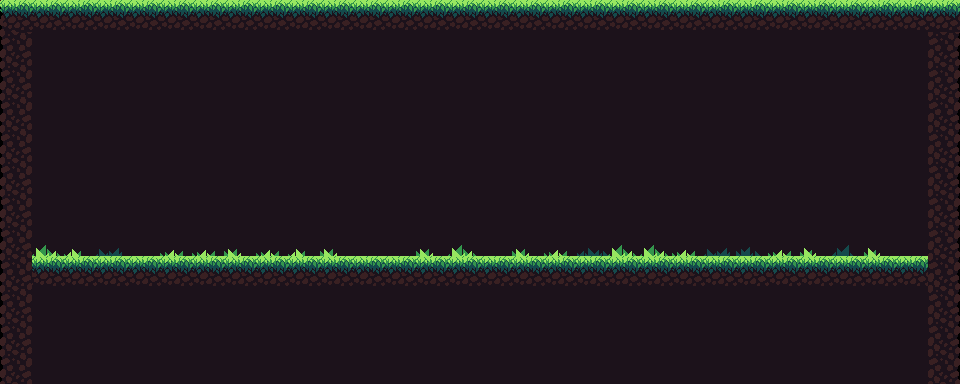

The image is a tile-based game level rendered from a .tmx file. Its description and complete source (layers, tilesets, objects, tile grids) follow:
An orthogonal 30x12 tile map with 32x32 px tiles, 3 tile layers (env, floor, items), 6 tilesets and 4 objects (finishFlag, bossFlag, hero, goblinking).

<map version="1.0" tiledversion="1.1.6" orientation="orthogonal" renderorder="right-down" width="30" height="12" tilewidth="32" tileheight="32" infinite="0" nextobjectid="24">
 <tileset firstgid="1" source="TileSet.tsx" />
 <tileset firstgid="43" source="ladder.tsx" />
 <tileset firstgid="49" source="food.tsx" />
 <tileset firstgid="64" source="pointer.tsx" />
 <tileset firstgid="66" source="trees.tsx" />
 <tileset firstgid="70" source="grass.tsx" />
 <layer name="env" width="30" height="12">
  <data encoding="csv">
8,9,9,9,9,9,9,9,9,9,9,9,9,9,9,9,9,9,9,9,9,9,9,9,9,9,9,9,9,10,
8,9,9,9,9,9,9,9,9,9,9,9,9,9,9,9,9,9,9,9,9,9,9,9,9,9,9,9,9,10,
8,9,9,9,9,9,9,9,9,9,9,9,9,9,9,9,9,9,9,9,9,9,9,9,9,9,9,9,9,10,
8,9,9,9,9,9,9,9,9,9,9,9,9,9,9,9,9,9,9,9,9,9,9,9,9,9,9,9,9,10,
8,9,9,9,9,9,9,9,9,9,9,9,9,9,9,9,9,9,9,9,9,9,9,9,9,9,9,9,9,10,
8,9,9,9,9,9,9,9,9,9,9,9,9,9,9,9,9,9,9,9,9,9,9,9,9,9,9,9,9,10,
8,9,9,9,9,9,9,9,9,9,9,9,9,9,9,9,9,9,9,9,9,9,9,9,9,9,9,9,9,10,
8,9,9,9,9,9,9,9,9,9,9,9,9,9,9,9,9,9,9,9,9,9,9,9,9,9,9,9,9,10,
8,0,0,0,0,0,0,0,0,0,0,0,0,0,0,0,0,0,0,0,0,0,0,0,0,0,0,0,0,10,
8,0,0,0,0,0,0,0,0,0,0,0,0,0,0,0,0,0,0,0,0,0,0,0,0,0,0,0,0,10,
8,0,0,0,0,0,0,0,0,0,0,0,0,0,0,0,0,0,0,0,0,0,0,0,0,0,0,0,0,10,
8,0,0,0,0,0,0,0,0,0,0,0,0,0,0,0,0,0,0,0,0,0,0,0,0,0,0,0,0,10
</data>
 </layer>
 <layer name="floor" width="30" height="12">
  <data encoding="csv">
1,2,2,2,2,2,2,2,2,2,2,2,2,2,2,2,2,2,2,2,2,2,2,2,2,2,2,2,2,2,
11,0,0,0,0,0,0,0,0,0,0,0,0,0,0,0,0,0,0,0,0,0,0,0,0,0,0,0,0,11,
11,0,0,0,0,0,0,0,0,0,0,0,0,0,0,0,0,0,0,0,0,0,0,0,0,0,0,0,0,11,
11,0,0,0,0,0,0,0,0,0,0,0,0,0,0,0,0,0,0,0,0,0,0,0,0,0,0,0,0,11,
11,0,0,0,0,0,0,0,0,0,0,0,0,0,0,0,0,0,0,0,0,0,0,0,0,0,0,0,0,11,
11,0,0,0,0,0,0,0,0,0,0,0,0,0,0,0,0,0,0,0,0,0,0,0,0,0,0,0,0,11,
11,0,0,0,0,0,0,0,0,0,0,0,0,0,0,0,0,0,0,0,0,0,0,0,0,0,0,0,0,11,
11,79,72,71,0,75,75,74,75,72,74,0,0,74,79,0,74,75,73,79,79,75,71,78,75,70,76,70,0,11,
11,2,2,2,2,2,2,2,2,2,2,2,2,2,2,2,2,2,2,2,2,2,2,2,2,2,2,2,2,11,
11,9,9,9,9,9,9,9,9,9,9,9,9,9,9,9,9,9,9,9,9,9,9,9,9,9,9,9,9,11,
11,9,9,9,9,9,9,9,9,9,9,9,9,9,9,9,9,9,9,9,9,9,9,9,9,9,9,9,9,11,
11,9,9,9,9,9,9,9,9,9,9,9,9,9,9,9,9,9,9,9,9,9,9,9,9,9,9,9,9,11
</data>
 </layer>
 <layer name="items" width="30" height="12">
  <data encoding="csv">
0,0,0,0,0,0,0,0,0,0,0,0,0,0,0,0,0,0,0,0,0,0,0,0,0,0,0,0,0,0,
0,0,0,0,0,0,0,0,0,0,0,0,0,0,0,0,0,0,0,0,0,0,0,0,0,0,0,0,0,0,
0,0,0,0,0,0,0,0,0,0,0,0,0,0,0,0,0,0,0,0,0,0,0,0,0,0,0,0,0,0,
0,0,0,0,0,0,0,0,0,0,0,0,0,0,0,0,0,0,0,0,0,0,0,0,0,0,0,0,0,0,
0,0,0,0,0,0,0,0,0,0,0,0,0,0,0,0,0,0,0,0,0,0,0,0,0,0,0,0,0,0,
0,0,0,0,0,0,0,0,0,0,0,0,0,0,0,0,0,0,0,0,0,0,0,0,0,0,0,0,0,0,
0,0,0,0,0,0,0,0,0,0,0,0,0,0,0,0,0,0,0,0,0,0,0,0,0,0,0,0,0,0,
0,0,0,0,0,0,0,0,0,0,0,0,0,0,0,0,0,0,0,0,0,0,0,0,0,0,0,0,0,0,
0,0,0,0,0,0,0,0,0,0,0,0,0,0,0,0,0,0,0,0,0,0,0,0,0,0,0,0,0,0,
0,0,0,0,0,0,0,0,0,0,0,0,0,0,0,0,0,0,0,0,0,0,0,0,0,0,0,0,0,0,
0,0,0,0,0,0,0,0,0,0,0,0,0,0,0,0,0,0,0,0,0,0,0,0,0,0,0,0,0,0,
0,0,0,0,0,0,0,0,0,0,0,0,0,0,0,0,0,0,0,0,0,0,0,0,0,0,0,0,0,0
</data>
 </layer>
 <objectgroup name="obj">
  <object id="22" name="finishFlag" x="646.171" y="256.794">
   <properties>
    <property name="finishShow" type="bool" value="true" />
    <property name="kind" value="finishFlag" />
    <property name="prefab" value="finish" />
   </properties>
  </object>
  <object id="23" name="bossFlag" x="221.325" y="256.404">
   <properties>
    <property name="kind" value="Flag" />
    <property name="prefab" value="flag" />
   </properties>
  </object>
 </objectgroup>
 <objectgroup name="born">
  <object id="1" name="hero" x="107.783" y="236.38" width="10.1457" height="9.7851">
   <properties>
    <property name="kind" value="hero" />
   </properties>
  </object>
  <object id="21" name="goblinking" x="733.63" y="256.418" width="16.4456" height="11.0359">
   <properties>
    <property name="kind" value="boss" />
    <property name="mob" value="goblinking" />
   </properties>
  </object>
 </objectgroup>
</map>
